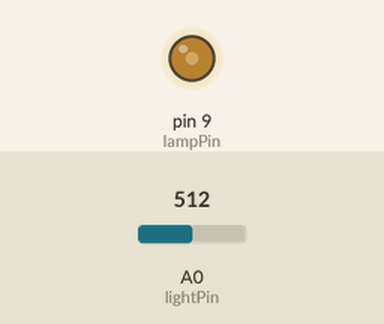
This sketch was run on a simulated Arduino Uno, built with avr-gcc and run on an emulated ATmega328P. On the bench: output pins drawn as LEDs (lit = HIGH). The inputs (shaded band) are chosen by the test bench; at power-on: A0 (lightPin) = 512.

Above: at 1.2 s.
1.3 s: A0 (lightPin) set to 716
At 2.5 s:
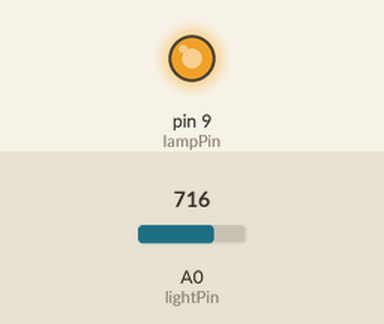
2.8 s: A0 (lightPin) set to 306
At 4.0 s:
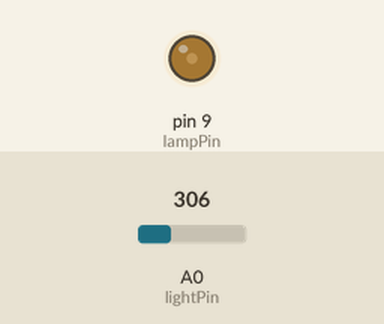
4.3 s: A0 (lightPin) set to 0
At 5.3 s:
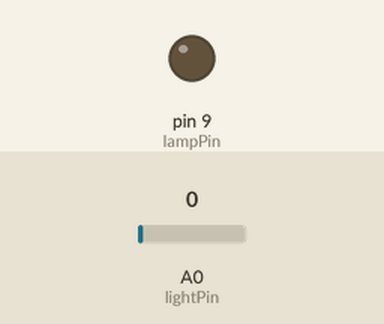
5.8 s: A0 (lightPin) set to 9
7.3 s: A0 (lightPin) set to 12
At 7.9 s:
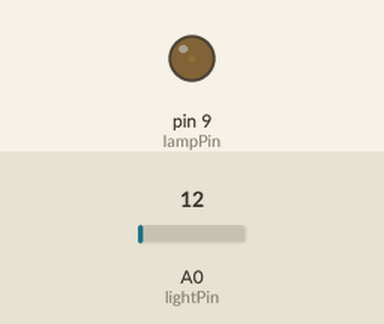
8.8 s: A0 (lightPin) set to 511
At 9.2 s:
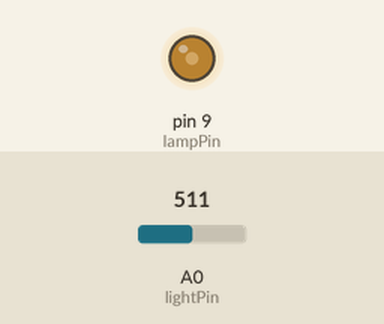
Timing chart, 0 to 11.3 s (numbered marks = the images above; inputs shaded):
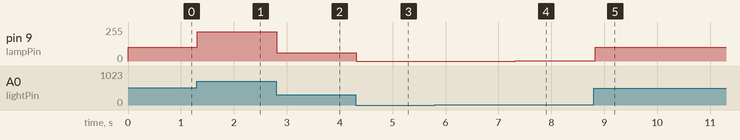

Measured:
- after the input at 1.3 s, pin 9 (lampPin): 102/255 → 221/255 at once
- after the input at 2.8 s, pin 9 (lampPin): 221/255 → 61/255 at once
- after the input at 4.3 s, pin 9 (lampPin): 61/255 → 0/255 at once
- after the input at 5.8 s, every drawn part: stays the same
- after the input at 7.3 s, pin 9 (lampPin): 0/255 → 2/255 at once
- after the input at 8.8 s, pin 9 (lampPin): 2/255 → 102/255 at once

The sketch:

codingan_sensor_cahaya_dan_motion_PIR.ino
```cpp
const int lightPin = A0;
const int lampPin = 9;

void setup() {
  pinMode(lightPin, INPUT);
  pinMode(lampPin, OUTPUT);
  analogWrite(lampPin, 0);
  Serial.begin(9600);
}

void loop() {
  int lightRaw = analogRead(lightPin);

  int ambientPercent = map(lightRaw, 0, 1023, 100, 0);
  ambientPercent = constrain(ambientPercent, 0, 100);

  int lampBrightness;

  if (ambientPercent <= 25) {
    lampBrightness = 100;
  }
  else if (ambientPercent < 50) {
    lampBrightness = map(ambientPercent, 26, 49, 100, 40);
  }
  else {
    lampBrightness = map(ambientPercent, 50, 100, 40, 0);
  }

  lampBrightness = constrain(lampBrightness, 0, 100);

  int pwm = map(lampBrightness, 0, 100, 0, 255);
  analogWrite(lampPin, pwm);

  delay(100);
}
```
